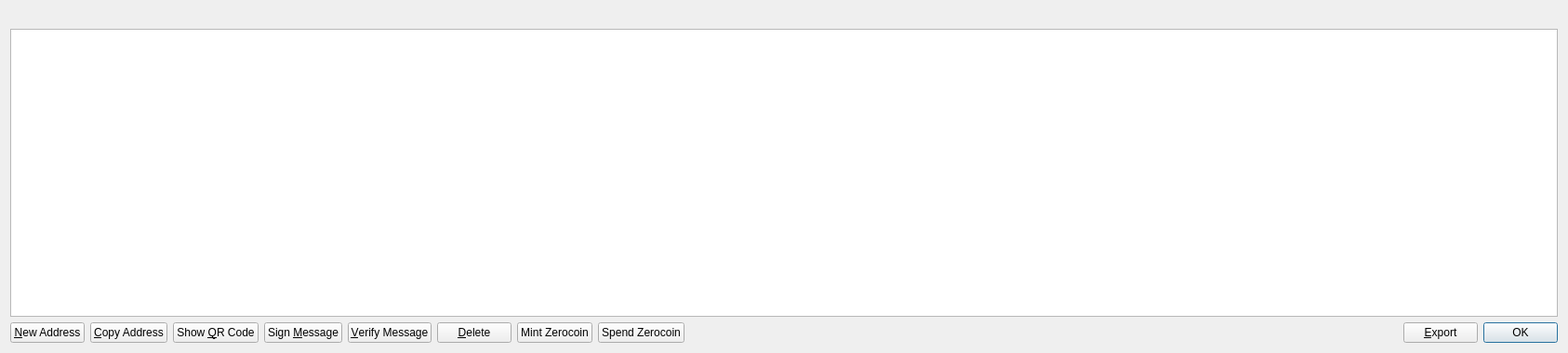
<?xml version="1.0" encoding="UTF-8"?>
<ui version="4.0">
 <class>AddressBookPage</class>
 <widget class="QWidget" name="AddressBookPage">
  <property name="geometry">
   <rect>
    <x>0</x>
    <y>0</y>
    <width>1686</width>
    <height>380</height>
   </rect>
  </property>
  <property name="windowTitle">
   <string>Address Book</string>
  </property>
  <layout class="QVBoxLayout" name="verticalLayout">
   <item>
    <widget class="QLabel" name="labelExplanation">
     <property name="textFormat">
      <enum>Qt::PlainText</enum>
     </property>
     <property name="wordWrap">
      <bool>true</bool>
     </property>
    </widget>
   </item>
   <item>
    <widget class="QTableView" name="tableView">
     <property name="contextMenuPolicy">
      <enum>Qt::CustomContextMenu</enum>
     </property>
     <property name="toolTip">
      <string>Double-click to edit address or label</string>
     </property>
     <property name="tabKeyNavigation">
      <bool>false</bool>
     </property>
     <property name="alternatingRowColors">
      <bool>true</bool>
     </property>
     <property name="selectionMode">
      <enum>QAbstractItemView::SingleSelection</enum>
     </property>
     <property name="selectionBehavior">
      <enum>QAbstractItemView::SelectRows</enum>
     </property>
     <property name="sortingEnabled">
      <bool>true</bool>
     </property>
     <attribute name="verticalHeaderVisible">
      <bool>false</bool>
     </attribute>
    </widget>
   </item>
   <item>
    <layout class="QHBoxLayout" name="horizontalLayout">
     <item>
      <widget class="QPushButton" name="newAddress">
       <property name="toolTip">
        <string>Create a new address</string>
       </property>
       <property name="text">
        <string>&amp;New Address</string>
       </property>
       <property name="icon">
        <iconset resource="../bitcoin.qrc">
         <normaloff>:/icons/add</normaloff>:/icons/add</iconset>
       </property>
      </widget>
     </item>
     <item>
      <widget class="QPushButton" name="copyAddress">
       <property name="toolTip">
        <string>Copy the currently selected address to the system clipboard</string>
       </property>
       <property name="text">
        <string>&amp;Copy Address</string>
       </property>
       <property name="icon">
        <iconset resource="../bitcoin.qrc">
         <normaloff>:/icons/editcopy</normaloff>:/icons/editcopy</iconset>
       </property>
      </widget>
     </item>
     <item>
      <widget class="QPushButton" name="showQRCode">
       <property name="text">
        <string>Show &amp;QR Code</string>
       </property>
       <property name="icon">
        <iconset resource="../bitcoin.qrc">
         <normaloff>:/icons/qrcode</normaloff>:/icons/qrcode</iconset>
       </property>
      </widget>
     </item>
     <item>
      <widget class="QPushButton" name="signMessage">
       <property name="toolTip">
        <string>Sign a message to prove you own a castellum address</string>
       </property>
       <property name="text">
        <string>Sign &amp;Message</string>
       </property>
       <property name="icon">
        <iconset resource="../bitcoin.qrc">
         <normaloff>:/icons/edit</normaloff>:/icons/edit</iconset>
       </property>
      </widget>
     </item>
     <item>
      <widget class="QPushButton" name="verifyMessage">
       <property name="toolTip">
        <string>Verify a message to ensure it was signed with a specified castellum address</string>
       </property>
       <property name="text">
        <string>&amp;Verify Message</string>
       </property>
       <property name="icon">
        <iconset resource="../bitcoin.qrc">
         <normaloff>:/icons/transaction_0</normaloff>:/icons/transaction_0</iconset>
       </property>
      </widget>
     </item>
     <item>
      <widget class="QPushButton" name="deleteAddress">
       <property name="toolTip">
        <string>Delete the currently selected address from the list</string>
       </property>
       <property name="text">
        <string>&amp;Delete</string>
       </property>
       <property name="icon">
        <iconset resource="../bitcoin.qrc">
         <normaloff>:/icons/remove</normaloff>:/icons/remove</iconset>
       </property>
      </widget>
     </item>
     <item>
      <widget class="QPushButton" name="zerocoinMintButton">
       <property name="text">
        <string>Mint Zerocoin</string>
       </property>
       <property name="icon">
        <iconset resource="../bitcoin.qrc">
         <normaloff>:/icons/add</normaloff>:/icons/add</iconset>
       </property>
      </widget>
     </item>
     <item>
      <widget class="QPushButton" name="zerocoinSpendButton">
       <property name="text">
        <string>Spend Zerocoin</string>
       </property>
       <property name="icon">
        <iconset resource="../bitcoin.qrc">
         <normaloff>:/icons/edit</normaloff>:/icons/edit</iconset>
       </property>
      </widget>
     </item>
     <item>
      <spacer name="horizontalSpacer">
       <property name="orientation">
        <enum>Qt::Horizontal</enum>
       </property>
       <property name="sizeHint" stdset="0">
        <size>
         <width>40</width>
         <height>20</height>
        </size>
       </property>
      </spacer>
     </item>
     <item>
      <widget class="QPushButton" name="exportButton">
       <property name="toolTip">
        <string>Export the data in the current tab to a file</string>
       </property>
       <property name="text">
        <string>&amp;Export</string>
       </property>
       <property name="icon">
        <iconset resource="../bitcoin.qrc">
         <normaloff>:/icons/export</normaloff>:/icons/export</iconset>
       </property>
      </widget>
     </item>
     <item>
      <widget class="QDialogButtonBox" name="buttonBox">
       <property name="sizePolicy">
        <sizepolicy hsizetype="Maximum" vsizetype="Fixed">
         <horstretch>0</horstretch>
         <verstretch>0</verstretch>
        </sizepolicy>
       </property>
       <property name="standardButtons">
        <set>QDialogButtonBox::Ok</set>
       </property>
      </widget>
     </item>
    </layout>
   </item>
  </layout>
 </widget>
 <resources>
  <include location="../bitcoin.qrc"/>
 </resources>
 <connections/>
</ui>
